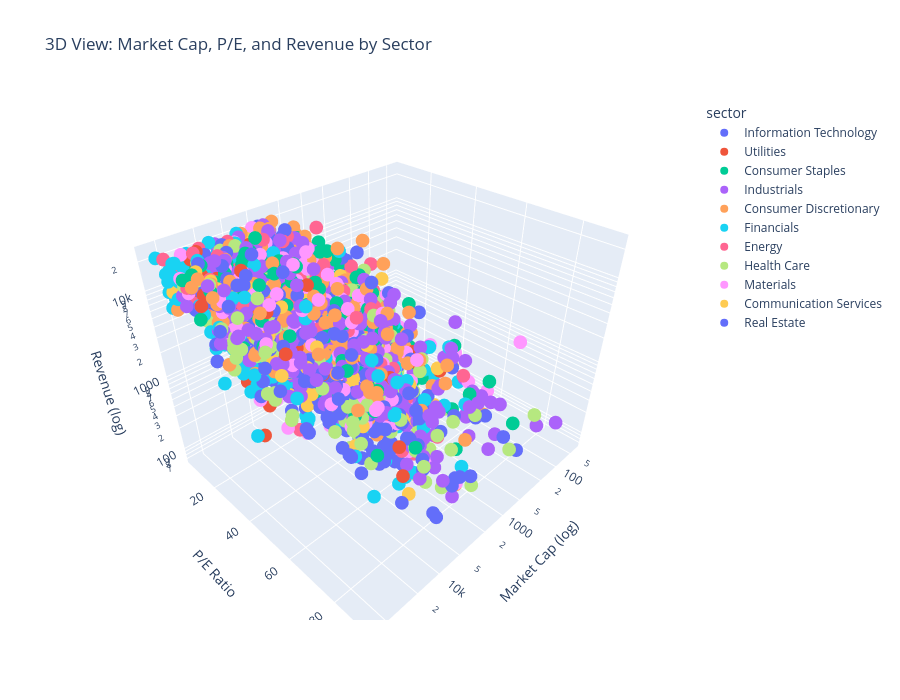

Notebook code for this chart:
### Code cell
# 3D scatter: Market Cap, P/E, and Revenue Growth
if HAVE_PLOTLY:
    scatter_3d_cols = ['market_cap', 'p_e', 'revenue']
    scatter_3d_available = all([c in all_stocks.columns for c in scatter_3d_cols])

    if scatter_3d_available and 'sector' in all_stocks.columns:
        scatter_3d_data = all_stocks[scatter_3d_cols + ['sector', 'ticker']].dropna()

        # Filter outliers
        for col in scatter_3d_cols:
            scatter_3d_data = scatter_3d_data[
                scatter_3d_data[col].between(
                        scatter_3d_data[col].quantile(0.05),
                        scatter_3d_data[col].quantile(0.95)
                        )
            ]

        if len(scatter_3d_data) > 10:
            fig = px.scatter_3d(
                    scatter_3d_data,
                    x='market_cap',
                    y='p_e',
                    z='revenue',
                    color='sector',
                    hover_data=['ticker'],
                    log_x=True,
                    log_z=True,
                    title='3D View: Market Cap, P/E, and Revenue by Sector',
                    labels={
                        'market_cap': 'Market Cap (log)',
                        'p_e': 'P/E Ratio',
                        'revenue': 'Revenue (log)'
                        },
                    height=700
                    )
            fig.show()

### Figure 1 — Plotly figure (JSON) as saved in the notebook; plotly's stock layout.template omitted (floating-point values rounded to 4 significant figures; data arrays with more than 128 entries replaced by an {"elided": "..."} marker saying what was removed)
{"data": [{"customdata": {"elided": "469x1 str values"}, "hovertemplate": "sector=Information Technology<br>Market Cap (log)=%{x}<br>P/E Ratio=%{y}<br>Revenue (log)=%{z}<br>ticker=%{customdata[0]}<extra></extra>", "legendgroup": "Information Technology", "marker": {"color": "#636efa", "symbol": "circle"}, "mode": "markers", "name": "Information Technology", "scene": "scene", "showlegend": true, "x": {"elided": "469 float values"}, "y": {"elided": "469 float values"}, "z": {"elided": "469 float values"}, "type": "scatter3d"}, {"customdata": {"elided": "232x1 str values"}, "hovertemplate": "sector=Utilities<br>Market Cap (log)=%{x}<br>P/E Ratio=%{y}<br>Revenue (log)=%{z}<br>ticker=%{customdata[0]}<extra></extra>", "legendgroup": "Utilities", "marker": {"color": "#EF553B", "symbol": "circle"}, "mode": "markers", "name": "Utilities", "scene": "scene", "showlegend": true, "x": {"elided": "232 float values"}, "y": {"elided": "232 float values"}, "z": {"elided": "232 float values"}, "type": "scatter3d"}, {"customdata": {"elided": "358x1 str values"}, "hovertemplate": "sector=Consumer Staples<br>Market Cap (log)=%{x}<br>P/E Ratio=%{y}<br>Revenue (log)=%{z}<br>ticker=%{customdata[0]}<extra></extra>", "legendgroup": "Consumer Staples", "marker": {"color": "#00cc96", "symbol": "circle"}, "mode": "markers", "name": "Consumer Staples", "scene": "scene", "showlegend": true, "x": {"elided": "358 float values"}, "y": {"elided": "358 float values"}, "z": {"elided": "358 float values"}, "type": "scatter3d"}, {"customdata": {"elided": "947x1 str values"}, "hovertemplate": "sector=Industrials<br>Market Cap (log)=%{x}<br>P/E Ratio=%{y}<br>Revenue (log)=%{z}<br>ticker=%{customdata[0]}<extra></extra>", "legendgroup": "Industrials", "marker": {"color": "#ab63fa", "symbol": "circle"}, "mode": "markers", "name": "Industrials", "scene": "scene", "showlegend": true, "x": {"elided": "947 float values"}, "y": {"elided": "947 float values"}, "z": {"elided": "947 float values"}, "type": "scatter3d"}, {"customdata": {"elided": "545x1 str values"}, "hovertemplate": "sector=Consumer Discretionary<br>Market Cap (log)=%{x}<br>P/E Ratio=%{y}<br>Revenue (log)=%{z}<br>ticker=%{customdata[0]}<extra></extra>", "legendgroup": "Consumer Discretionary", "marker": {"color": "#FFA15A", "symbol": "circle"}, "mode": "markers", "name": "Consumer Discretionary", "scene": "scene", "showlegend": true, "x": {"elided": "545 float values"}, "y": {"elided": "545 float values"}, "z": {"elided": "545 float values"}, "type": "scatter3d"}, {"customdata": {"elided": "859x1 str values"}, "hovertemplate": "sector=Financials<br>Market Cap (log)=%{x}<br>P/E Ratio=%{y}<br>Revenue (log)=%{z}<br>ticker=%{customdata[0]}<extra></extra>", "legendgroup": "Financials", "marker": {"color": "#19d3f3", "symbol": "circle"}, "mode": "markers", "name": "Financials", "scene": "scene", "showlegend": true, "x": {"elided": "859 float values"}, "y": {"elided": "859 float values"}, "z": {"elided": "859 float values"}, "type": "scatter3d"}, {"customdata": {"elided": "183x1 str values"}, "hovertemplate": "sector=Energy<br>Market Cap (log)=%{x}<br>P/E Ratio=%{y}<br>Revenue (log)=%{z}<br>ticker=%{customdata[0]}<extra></extra>", "legendgroup": "Energy", "marker": {"color": "#FF6692", "symbol": "circle"}, "mode": "markers", "name": "Energy", "scene": "scene", "showlegend": true, "x": {"elided": "183 float values"}, "y": {"elided": "183 float values"}, "z": {"elided": "183 float values"}, "type": "scatter3d"}, {"customdata": {"elided": "332x1 str values"}, "hovertemplate": "sector=Health Care<br>Market Cap (log)=%{x}<br>P/E Ratio=%{y}<br>Revenue (log)=%{z}<br>ticker=%{customdata[0]}<extra></extra>", "legendgroup": "Health Care", "marker": {"color": "#B6E880", "symbol": "circle"}, "mode": "markers", "name": "Health Care", "scene": "scene", "showlegend": true, "x": {"elided": "332 float values"}, "y": {"elided": "332 float values"}, "z": {"elided": "332 float values"}, "type": "scatter3d"}, {"customdata": {"elided": "434x1 str values"}, "hovertemplate": "sector=Materials<br>Market Cap (log)=%{x}<br>P/E Ratio=%{y}<br>Revenue (log)=%{z}<br>ticker=%{customdata[0]}<extra></extra>", "legendgroup": "Materials", "marker": {"color": "#FF97FF", "symbol": "circle"}, "mode": "markers", "name": "Materials", "scene": "scene", "showlegend": true, "x": {"elided": "434 float values"}, "y": {"elided": "434 float values"}, "z": {"elided": "434 float values"}, "type": "scatter3d"}, {"customdata": {"elided": "222x1 str values"}, "hovertemplate": "sector=Communication Services<br>Market Cap (log)=%{x}<br>P/E Ratio=%{y}<br>Revenue (log)=%{z}<br>ticker=%{customdata[0]}<extra></extra>", "legendgroup": "Communication Services", "marker": {"color": "#FECB52", "symbol": "circle"}, "mode": "markers", "name": "Communication Services", "scene": "scene", "showlegend": true, "x": {"elided": "222 float values"}, "y": {"elided": "222 float values"}, "z": {"elided": "222 float values"}, "type": "scatter3d"}, {"customdata": {"elided": "146x1 str values"}, "hovertemplate": "sector=Real Estate<br>Market Cap (log)=%{x}<br>P/E Ratio=%{y}<br>Revenue (log)=%{z}<br>ticker=%{customdata[0]}<extra></extra>", "legendgroup": "Real Estate", "marker": {"color": "#636efa", "symbol": "circle"}, "mode": "markers", "name": "Real Estate", "scene": "scene", "showlegend": true, "x": {"elided": "146 float values"}, "y": {"elided": "146 float values"}, "z": {"elided": "146 float values"}, "type": "scatter3d"}], "layout": {"scene": {"domain": {"x": [0.0, 1.0], "y": [0.0, 1.0]}, "xaxis": {"title": {"text": "Market Cap (log)"}, "type": "log"}, "yaxis": {"title": {"text": "P/E Ratio"}}, "zaxis": {"title": {"text": "Revenue (log)"}, "type": "log"}}, "legend": {"title": {"text": "sector"}, "tracegroupgap": 0}, "title": {"text": "3D View: Market Cap, P/E, and Revenue by Sector"}, "height": 700}}
